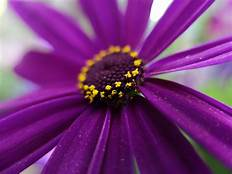
#> input picture .github/BasicTutorial/th.jpg, 232 x 174 px
$ python Pillow2.py
#> lines starting #> are read from the running program, lines starting #| are printed output that depends on the picture
from PIL import Image

# - Assign image to pillow format

flower = Image.open("th.jpg")
#> flower is the input picture: PIL image 232x174 RGB; mean R, G, B 118, 52.2, 120.1
mountain = Image.open("th-1.jpg")
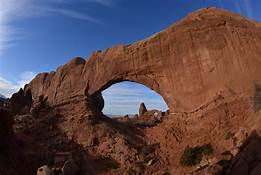
#> input picture .github/BasicTutorial/th-1.jpg, 261 x 175 px
#> mountain is the input picture: PIL image 261x175 RGB; mean R, G, B 90.6, 72.5, 77.6

# - Shows image

flower.show()

#- Re-sizes image

square_flower = flower.resize((250,250))
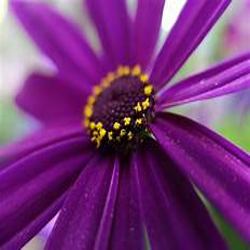
#> square_flower: PIL image 250x250 RGB; mean R, G, B 118, 52.3, 120.1

# - Image is now resized.

square_flower.show()

# - Here's how you flip (or transpose) left to right

flip_square_flower = square_flower.transpose(Image.FLIP_LEFT_RIGHT)
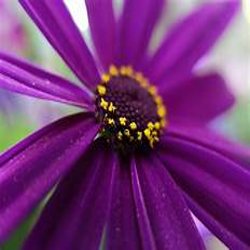
#> flip_square_flower: PIL image 250x250 RGB; mean R, G, B 118, 52.3, 120.1
flip_square_flower.show()

# - And again top to bottom

flip_square_flower = square_flower.transpose(Image.FLIP_TOP_BOTTOM)
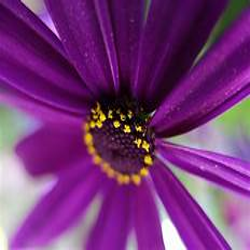
#> flip_square_flower: PIL image 250x250 RGB; mean R, G, B 118, 52.3, 120.1
flip_square_flower.show()

# - Rotating

spin_square_flower = square_flower.transpose(Image.ROTATE_90)
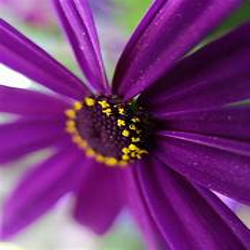
#> spin_square_flower: PIL image 250x250 RGB; mean R, G, B 118, 52.3, 120.1
spin_square_flower.show()
spin_square_flower = square_flower.transpose(Image.ROTATE_180)
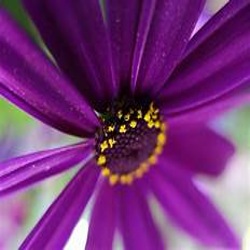
#> spin_square_flower: PIL image 250x250 RGB; mean R, G, B 118, 52.3, 120.1
spin_square_flower.show()
spin_square_flower = square_flower.transpose(Image.ROTATE_270)
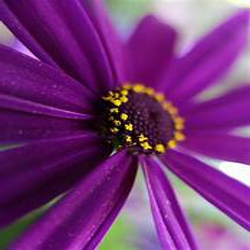
#> spin_square_flower: PIL image 250x250 RGB; mean R, G, B 118, 52.3, 120.1
spin_square_flower.show()
